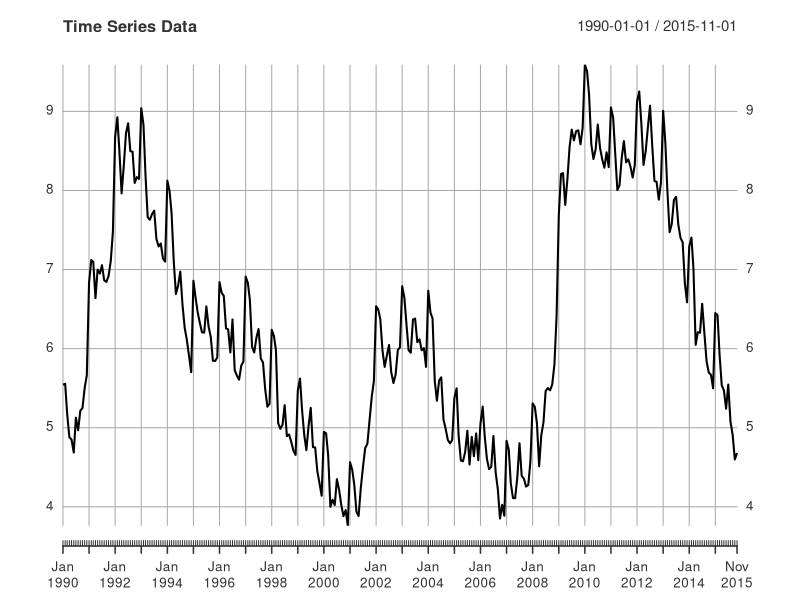
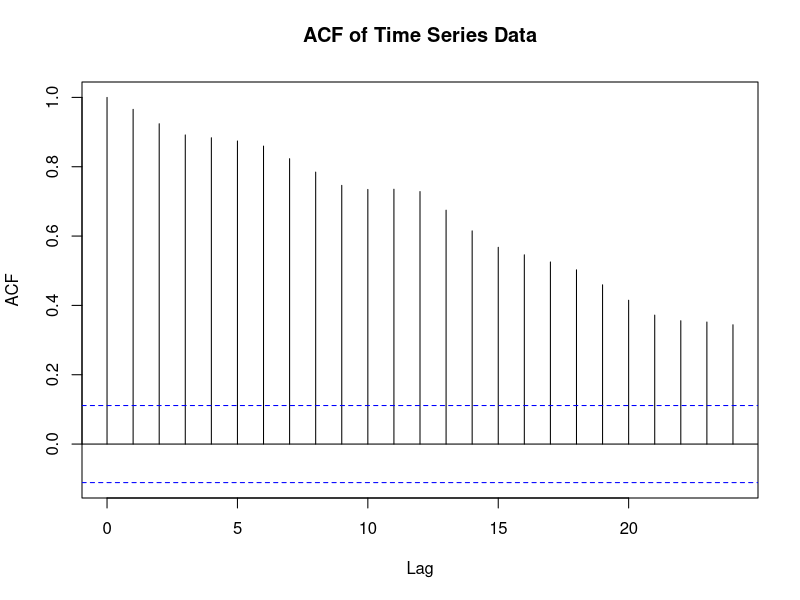
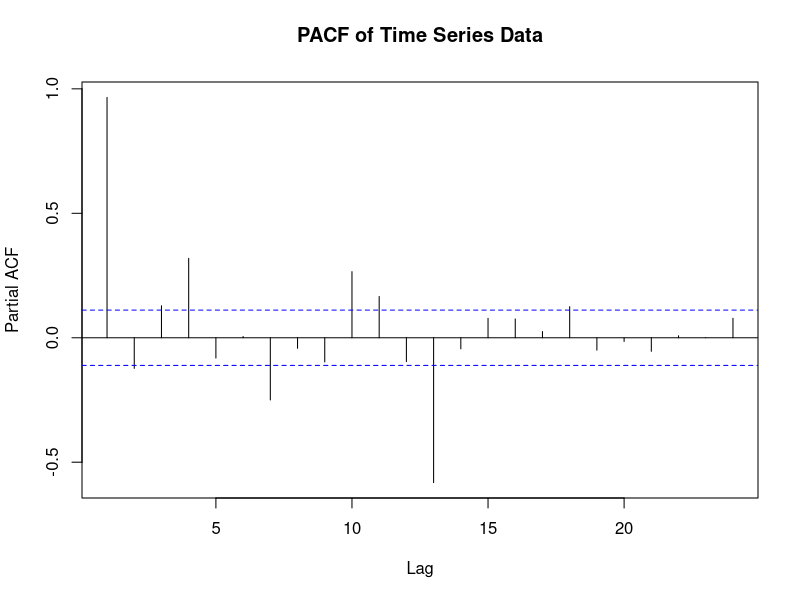
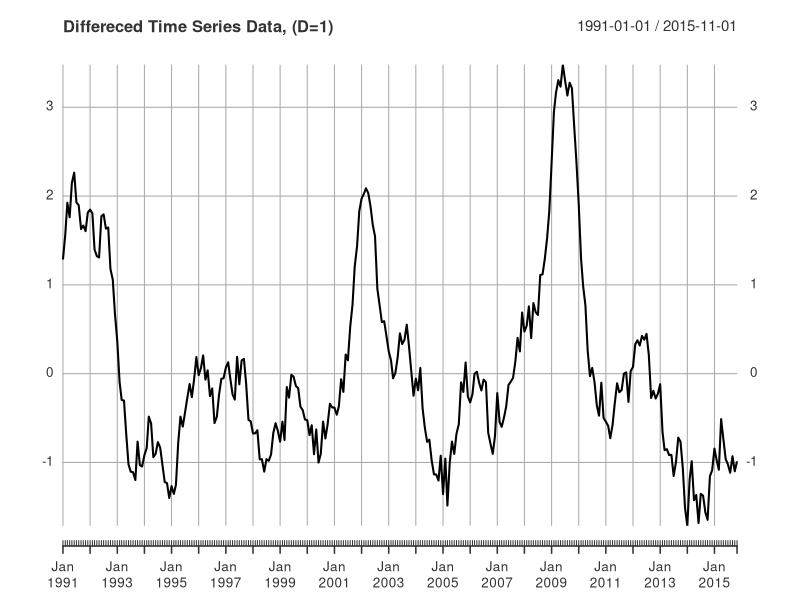
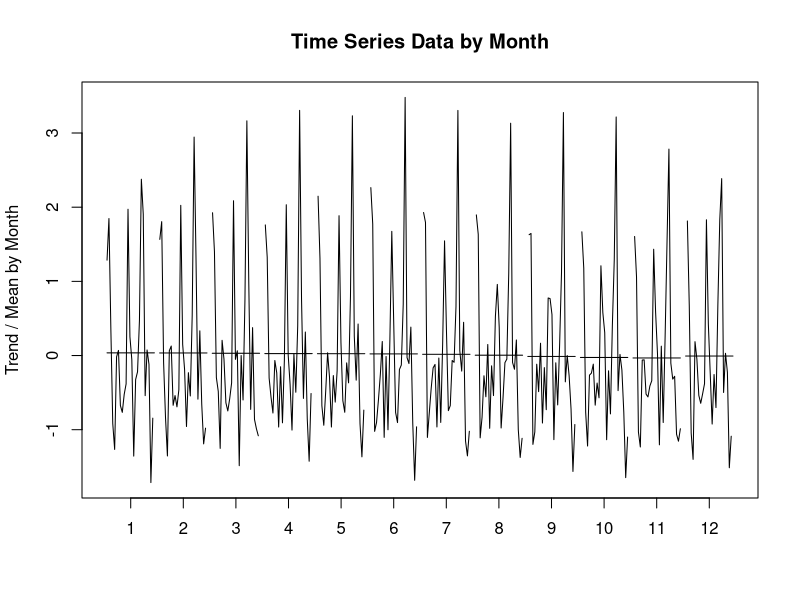

These charts were generated, in order, by the following R code: (Note: a time limit stopped this script after it produced the figures.)
## ---- chunk 1
knitr::opts_chunk$set(echo = TRUE)
## ---- chunk 2
# Load libraries
library(xts)
library(tseries)
library(forecast)
library(ggplot2)
library(reshape2)

# Load data
data = read.csv('Lab4-series2.csv')

# Visualize a few records
head(data)

## ---- chunk 3
sequence <- seq.Date(from=as.Date("1990-1-1"), to=as.Date("2015-11-1"), by="month")
time.series <- xts(data$x, order.by = sequence)
colnames(time.series) = 'x'
## ---- chunk 4
plot(time.series, main = 'Time Series Data')
## ---- chunk 5
acf(time.series, main= 'ACF of Time Series Data')
## ---- chunk 6
pacf(time.series, main= 'PACF of Time Series Data')
## ---- chunk 7
adf.test(time.series$x)
## ---- chunk 8
#Try Seasonal Differencing Here
d.time.series = diff(time.series$x, lag = 12)[13:311]
plot(d.time.series, main = 'Differeced Time Series Data, (D=1)')
## ---- chunk 9
adf.test(d.time.series$x)
## ---- chunk 10
monthplot(d.time.series, main = 'Time Series Data by Month', ylab='Trend / Mean by Month')

## ---- chunk 11
# Train data will be from 1990 to 2014
train.time.series = time.series["1990/2014"]
colnames(train.time.series) = 'x'

# We'll forecast the time series during 2015 to test our models
test.time.series = time.series["2015"]
colnames(test.time.series) = 'x'
## ---- chunk 12
results = data.frame(p=NA, q=NA, P=NA, Q=NA, AIC=NA, RMSE=NA, MAPE=NA)

for (P in 0:2) {
  for (Q in 0:2) {
    for (p in 0:4) {
      for (q in 0:4) {
        
        tryCatch({
          model <- Arima(train.time.series$x, order = c(p, 1, q), seasonal = list(order = c(P,1,Q), period = 12))
          AIC <- model$aic
          model.summary <- as.data.frame(summary(model))
          RMSE <- model.summary$RMSE
          MAPE <- model.summary$MAPE
          
          result <- data.frame(p=p, q=q, P=P, Q=Q, AIC=AIC, RMSE=RMSE, MAPE=MAPE)
          results <- rbind(results, result)
        }, warning = function(w){
          AIC <- NA
          RMSE <- NA
          MAPE <- NA
          }, error = function(e){
          AIC <- NA
          RMSE <- NA
          MAPE <- NA
        })
      }
    }
  }
}
results <- results[2:nrow(results),]
## ---- chunk 13
results[results$AIC==min(results$AIC, na.rm=T),]
results[results$RMSE==min(results$RMSE, na.rm=T),]
results[results$MAPE==min(results$MAPE, na.rm=T),]
## ---- chunk 14
model <- Arima(train.time.series$x, order = c(2, 1, 1), seasonal = list(order = c(0, 1,1), period = 12), method = 'ML')
summary(model)
## ---- chunk 15
plot(model$residuals, main = 'Residuals Over Time', ylab = 'Values')
acf(model$residuals, main = 'ACF of Residuals')
adf.test(model$residuals)
## ---- chunk 16
qqnorm(model$residuals)
qqline(model$residuals)
## ---- chunk 17
model <- Arima(train.time.series$x, order = c(2,1,1), seasonal = list(order = c(2, 1, 2), period = 12), method = 'ML')
## ---- chunk 18
model_df <- data.frame(actual = as.numeric(train.time.series$x), fitted = as.numeric(model$fitted))

df_melt <- cbind(melt(model_df), rbind(cbind(1:300), cbind(1:300)))
colnames(df_melt) <- c("variable", "value", "time")
df_melt$variable <- factor(df_melt$variable, levels=c("actual", "fitted"))

ggp <- ggplot(df_melt, aes(x=time, y=value, group=variable, color=variable))
ggp+geom_line(aes(linetype=variable))+
  ggtitle("Actual and predicted values for training set")

## ---- chunk 19
model_forecast <- forecast(model, h = 11)
model_forecast_df <- data.frame(actual = as.numeric(test.time.series$x), 
                                forecasted = as.numeric(model_forecast$mean),
                                lower=as.numeric(model_forecast$lower[,2]),
                                upper=as.numeric(model_forecast$upper[,2]))
df_melt <- cbind(melt(model_forecast_df, id.vars=c("lower", "upper")),
                 rbind(cbind(1:11), cbind(1:11)))
head(df_melt)
colnames(df_melt) <- c("lower", "upper", "variable", "value", "time")
df_melt$variable <- factor(df_melt$variable, levels=c("actual", "forecasted"),
                           labels=c("actual", "forecasted (with 95% CI)"))
df_melt[df_melt$variable=='actual',]$lower <- NA
df_melt[df_melt$variable=='actual',]$upper <- NA


ggp <- ggplot(df_melt, aes(x=time, y=value, group=variable, color=variable))
ggp+geom_line(aes(linetype=variable))+
  geom_ribbon(aes(ymin=lower, ymax=upper), alpha=.1, color=F)+
  ggtitle("Actual and forecasted values for test set")
